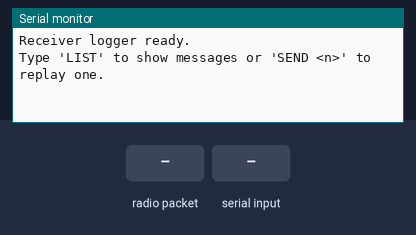
Bench run of a program on a simulated ESP32. On the bench: the last lines printed to the serial monitor. Inputs (shaded band) come from the test bench. No radio packets arrive unless stated.

Above: at 1.2 s.
1.3 s: radio packet "LIST" arrives
At 1.6 s:
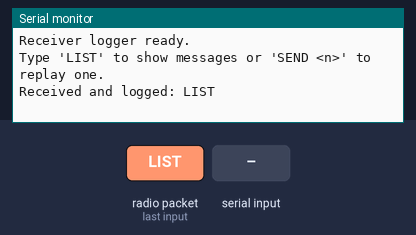
2.8 s: "LIST\n" received over Serial
At 4.0 s:
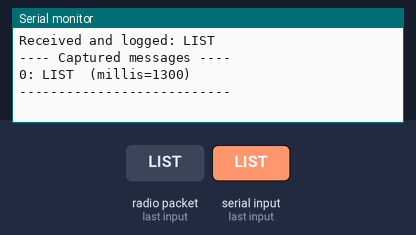
4.3 s: radio packet "SEND" arrives
At 5.1 s:
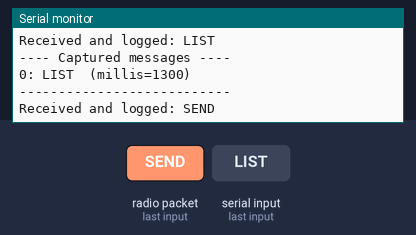
5.8 s: "SEND\n" received over Serial
At 6.3 s:
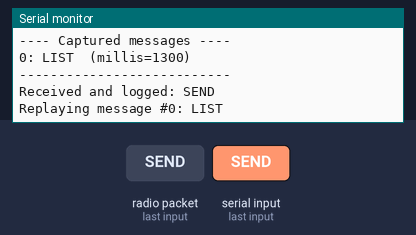
7.3 s: radio packet "0" arrives
At 8.5 s:
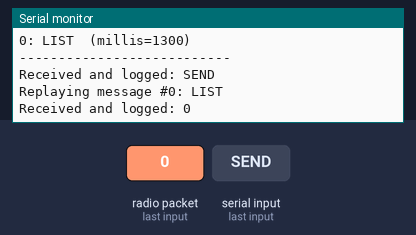
8.8 s: "90,45\n" received over Serial
At 9.8 s:
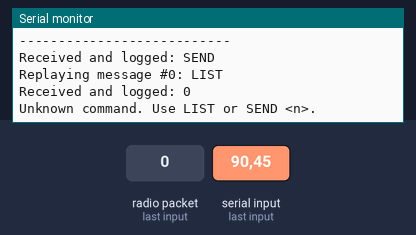

The program:

main.cpp
```cpp
#include <SPI.h>
#include <RF24.h>

RF24 radio(4, 5); // CE, CSN

// Addresses for RX and TX pipes
const byte rxAddress[6] = "00001";
const byte txAddress[6] = "00001";

// ---- function prototypes ----
void storeLog(const char *s);
void printLog();
void sendLogEntry(int index);

// ---- log buffer settings ----
struct LogEntry {
  unsigned long t;   // millis() when received
  char msg[32];      // received message (null-terminated)
};

const int MAX_LOG = 50;         // keep last 50 messages
LogEntry logBuf[MAX_LOG];
int logStart = 0;               // circular buffer start index
int logCount = 0;               // number stored

void setup() {
  Serial.begin(115200);
  radio.begin();

  if (!radio.isChipConnected()) {
    Serial.println("NRF24 not found! Check wiring and power.");
    while (true);
  }

  // --- Common radio configuration ---
  radio.setPALevel(RF24_PA_MIN);
  radio.setDataRate(RF24_250KBPS);
  radio.setChannel(108);

  // --- Open pipes ---
  radio.openReadingPipe(0, rxAddress); // listen on RX address
  //radio.setAutoAck(0, true);  // Disable ACKs only on reading pipe 0

  radio.openWritingPipe(txAddress);    // send on TX address


  radio.startListening();

  Serial.println("Receiver logger ready.");
  Serial.println("Type 'LIST' to show messages or 'SEND <n>' to replay one.");
}

void loop() {
  // if a packet arrives, read and store
  if (radio.available()) {
    char buf[32];
    memset(buf, 0, sizeof(buf));
    radio.read(&buf, sizeof(buf));
    buf[sizeof(buf)-1] = '\0';

    storeLog(buf);
    Serial.print("Received and logged: ");
    Serial.println(buf);
  }

  // check Serial commands (LIST or SEND n)
  if (Serial.available()) {
    String cmd = Serial.readStringUntil('\n');
    cmd.trim();

    if (cmd.equalsIgnoreCase("LIST")) {
      printLog();
    } else if (cmd.startsWith("SEND")) {
      cmd.remove(0, 4);
      cmd.trim();
      int idx = cmd.toInt();
      if (idx >= 0 && idx < logCount) {
        sendLogEntry(idx);
      } else {
        Serial.println("Invalid index. Use LIST to see available messages.");
      }
    } else {
      Serial.println("Unknown command. Use LIST or SEND <n>.");
    }
  }
}

// ---- function definitions ----
void storeLog(const char *s) {
  if (!s) return;

  if (logCount < MAX_LOG) {
    int idx = (logStart + logCount) % MAX_LOG;
    strncpy(logBuf[idx].msg, s, sizeof(logBuf[idx].msg) - 1);
    logBuf[idx].msg[sizeof(logBuf[idx].msg) - 1] = '\0';
    logBuf[idx].t = millis();
    logCount++;
  } else {
    // overwrite oldest
    strncpy(logBuf[logStart].msg, s, sizeof(logBuf[logStart].msg) - 1);
    logBuf[logStart].msg[sizeof(logBuf[logStart].msg) - 1] = '\0';
    logBuf[logStart].t = millis();
    logStart = (logStart + 1) % MAX_LOG;
  }
}

void printLog() {
  Serial.println("---- Captured messages ----");
  for (int i = 0; i < logCount; ++i) {
    int idx = (logStart + i) % MAX_LOG;
    Serial.print(i);
    Serial.print(": ");
    Serial.print(logBuf[idx].msg);
    Serial.print("  (millis=");
    Serial.print(logBuf[idx].t);
    Serial.println(")");
  }
  if (logCount == 0) Serial.println("(no messages)");
  Serial.println("---------------------------");
}

void sendLogEntry(int index) {
  int idx = (logStart + index) % MAX_LOG;
  const char *msg = logBuf[idx].msg;

  Serial.print("Replaying message #");
  Serial.print(index);
  Serial.print(": ");
  Serial.println(msg);

  // Switch to TX mode
  radio.stopListening();
  //radio.setAutoAck(false);   // <— disable ACK requirement
  radio.openWritingPipe(txAddress);
  radio.write(msg, strlen(msg) + 1);


  // Return to RX mode
  radio.openReadingPipe(0, rxAddress);
  radio.startListening();

}
```

Measured:
- after the input at 1.3 s, the serial monitor: prints a new line at once (image 1)
- after the input at 2.8 s, the serial monitor: prints a new line at once (image 2)
- after the input at 4.3 s, the serial monitor: prints a new line at once (image 3)
- after the input at 5.8 s, the serial monitor: prints a new line at once (image 4)
- after the input at 7.3 s, the serial monitor: prints a new line at once (image 5)
- after the input at 8.8 s, the serial monitor: prints a new line at once (image 6)
